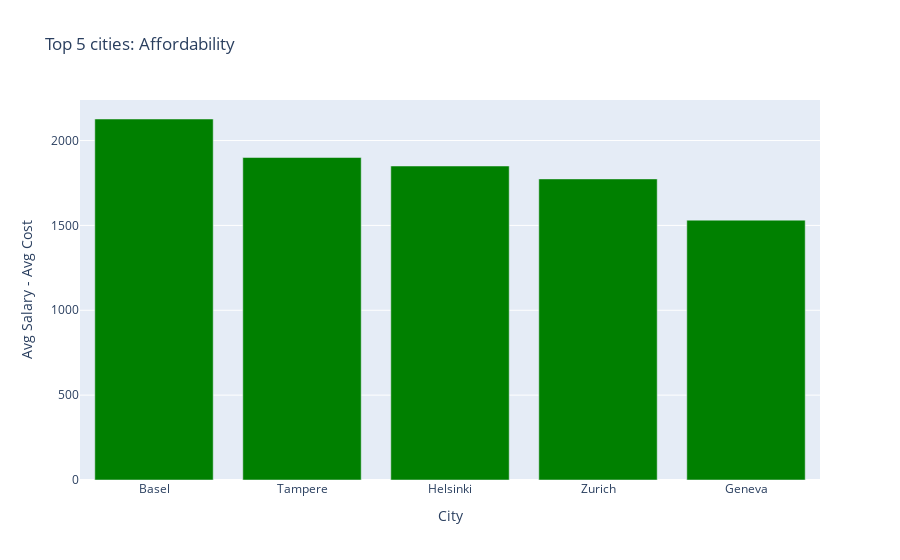

The notebook cell this image was saved under:
### Markdown cell above
- 4. b) Which are the top 5 cities with the largest difference between the Average
            Monthly Salary and Average Cost of Living? 
            What about the top 5 countries with the smallest average difference? 
            Show these results with meaningful visualizations

### Code cell
# ensure columns exist
df_final['Affordability'] = df_final['Average Monthly Salary'] - df_final['Average Cost of Living']

# Top 5 cities (largest positive difference)
top5_cities = df_final[['City_Name',  'Average Monthly Salary', 'Average Cost of Living', 'Affordability']].dropna().sort_values('Affordability', ascending=False).head(5)
print('Answer:')
print("Top 5 cities with largest difference (salary - cost):")
print(top5_cities)

fig = px.bar(
    top5_cities,
    x="City_Name",
    y="Affordability",
    title="Top 5 cities: Affordability",
    color_discrete_sequence=['green']
)

fig.update_layout(
    xaxis_title="City",
    yaxis_title="Avg Salary - Avg Cost"
)

fig.show()

### Figure 1 — Plotly figure (JSON) as saved in the notebook; plotly's stock layout.template omitted (floating-point values rounded to 4 significant figures)
{"data": [{"hovertemplate": "City_Name=%{x}<br>Affordability=%{y}<extra></extra>", "legendgroup": "", "marker": {"color": "green", "pattern": {"shape": ""}}, "name": "", "orientation": "v", "showlegend": false, "textposition": "auto", "type": "bar", "x": ["Basel", "Tampere", "Helsinki", "Zurich", "Geneva"], "xaxis": "x", "y": [2127.0, 1900.0, 1850.0, 1774.0, 1531.0], "yaxis": "y"}], "layout": {"barmode": "relative", "legend": {"tracegroupgap": 0}, "title": {"text": "Top 5 cities: Affordability"}, "xaxis": {"anchor": "y", "domain": [0, 1], "title": {"text": "City"}}, "yaxis": {"anchor": "x", "domain": [0, 1], "title": {"text": "Avg Salary - Avg Cost"}}}}
